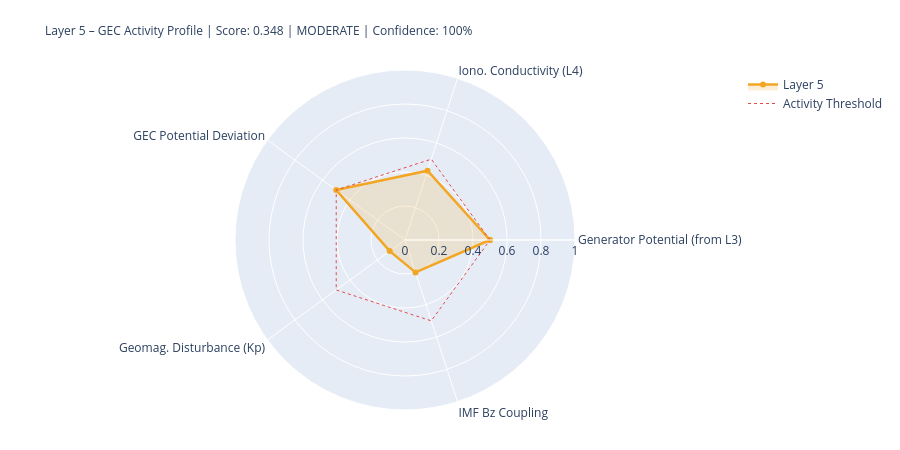

Notebook cell for this chart:
### Markdown cell above
---
## 5. State Assessment & Handoff to Layer 6

### Code cell
# ============================================================
# LAYER-5-SCORE
# ============================================================

# Components
# 1) Generator activity (Layer-3-driven)
gen_score = norm(generator_strength, 0.3, 2.0)
gen_src   = 'from_layer3' if l3_thunder_score is not None else 'estimated'

# 2) Ionospheric conductivity (Layer-4-driven)
iono_score = norm(iono_cond_factor, 0.7, 1.4)
iono_src   = 'from_layer4' if l4_ioniz is not None else 'estimated'

# 3) GEC potential deviation from reference
pot_score = norm(abs(delta_V_pct), 0, 30)  # 0 = at reference, 1 = 30% deviation
pot_src   = 'derived'

# 4) Geomagnetic disturbance (Kp) – modulates vertical currents
kp_score = norm(kp_val, 0, 9)
kp_src   = 'primary' if kp_now is not None else 'from_layer4'

# 5) IMF Bz coupling (southward = stronger M-I coupling → GEC influence)
bz_score = norm(-(bz_now or 0), -5, 30) if bz_now is not None else None
bz_src   = 'primary' if bz_now is not None else 'missing'

COMPONENTS = {
    'Generator Potential (from L3)':  {'score': gen_score,   'source': 'derived_from_layer3', 'dynamic': True},
    'Iono. Conductivity (L4)':      {'score': iono_score,  'source': iono_src, 'dynamic': True},
    'GEC Potential Deviation':      {'score': pot_score,   'source': pot_src,  'dynamic': True},
    'Geomag. Disturbance (Kp)':         {'score': kp_score,    'source': kp_src,   'dynamic': True},
    'IMF Bz Coupling':               {'score': bz_score,    'source': bz_src,   'dynamic': True},
}

available   = {k: v['score'] for k, v in COMPONENTS.items() if v['score'] is not None}
unavailable = [k for k, v in COMPONENTS.items() if v['score'] is None]
layer5_score = round(sum(available.values()) / len(available), 4) if available else None
confidence   = round(len(available) / len(COMPONENTS), 2)
level = ('unknown' if layer5_score is None
         else 'quiet'   if layer5_score < 0.3
         else 'moderate' if layer5_score < 0.6
         else 'active')
dominant_l5 = max(available, key=available.get) if available else 'none'

# Kp consistency: separate 1-min raw value from score value
kp_1m_raw   = kp_now          # directly from API (can be 0.0 during live measurement)
kp_for_score = kp_val          # from Layer-0 context or estimated value if needed
kp_score_src = kp_src

W = 68
print('=' * W)
print('LAYER 5 – GLOBAL ELECTRIC CIRCUIT – STATE ASSESSMENT')
print('=' * W)
for name, comp in COMPONENTS.items():
    s = comp['score']
    if s is not None:
        bar = '█' * int(s*20) + '░' * (20-int(s*20))
        print(f'  {name:<34} {bar}  {s:.3f}  [{comp["source"]}]')
    else:
        print(f'  {name:<34} {"─"*20}  n/a   [missing]')
print('-' * W)
print(f'  Score:         {layer5_score:.3f}  ({len(available)}/{len(COMPONENTS)} components)')
print(f'  Confidence:    {confidence:.0%}')
print(f'  Level:         {level.upper()}')
print(f'  Dominant:      {dominant_l5}')
print(f'  V_iono:        {V_iono_mod:.1f} kV  (Δ {delta_V_pct:+.1f}% vs. Ref)')
print(f'  I_total:       {I_total_mod:.1f} A   (Δ {delta_I_pct:+.1f}% vs. Ref)')
print('=' * W)

# Radar
cats   = list(available.keys())
vals_r = list(available.values())
if len(cats) >= 3:
    fig = go.Figure()
    fig.add_trace(go.Scatterpolar(
        r=vals_r + [vals_r[0]], theta=cats + [cats[0]],
        fill='toself', fillcolor='rgba(242,166,35,0.18)',
        line=dict(color='#F2A623', width=2.5), name='Layer 5'
    ))
    fig.add_trace(go.Scatterpolar(
        r=[0.5]*(len(cats)+1), theta=cats+[cats[0]],
        line=dict(color='#E24B4A', dash='dot', width=1),
        mode='lines', name='Activity Threshold'
    ))
    fig.update_layout(
        title=dict(
            text=f'Layer 5 – GEC Activity Profile | Score: {layer5_score:.3f} | {level.upper()} | Confidence: {confidence:.0%}',
            font=dict(size=12)
        ),
        polar=dict(radialaxis=dict(visible=True, range=[0,1])),
        height=450, showlegend=True,
        margin=dict(l=80, r=80, t=70, b=40)
    )
    fig.show()

### Figure 1 — Plotly figure (JSON) as saved in the notebook; plotly's stock layout.template omitted (floating-point values rounded to 4 significant figures)
{"data": [{"fill": "toself", "fillcolor": "rgba(242,166,35,0.18)", "line": {"color": "#F2A623", "width": 2.5}, "name": "Layer 5", "r": [0.5, 0.4287, 0.5, 0.1111, 0.2003, 0.5], "theta": ["Generator Potential (from L3)", "Iono. Conductivity (L4)", "GEC Potential Deviation", "Geomag. Disturbance (Kp)", "IMF Bz Coupling", "Generator Potential (from L3)"], "type": "scatterpolar"}, {"line": {"color": "#E24B4A", "dash": "dot", "width": 1}, "mode": "lines", "name": "Activity Threshold", "r": [0.5, 0.5, 0.5, 0.5, 0.5, 0.5], "theta": ["Generator Potential (from L3)", "Iono. Conductivity (L4)", "GEC Potential Deviation", "Geomag. Disturbance (Kp)", "IMF Bz Coupling", "Generator Potential (from L3)"], "type": "scatterpolar"}], "layout": {"height": 450, "margin": {"b": 40, "l": 80, "r": 80, "t": 70}, "polar": {"radialaxis": {"range": [0, 1], "visible": true}}, "showlegend": true, "title": {"font": {"size": 12}, "text": "Layer 5 – GEC Activity Profile | Score: 0.348 | MODERATE | Confidence: 100%"}}}
